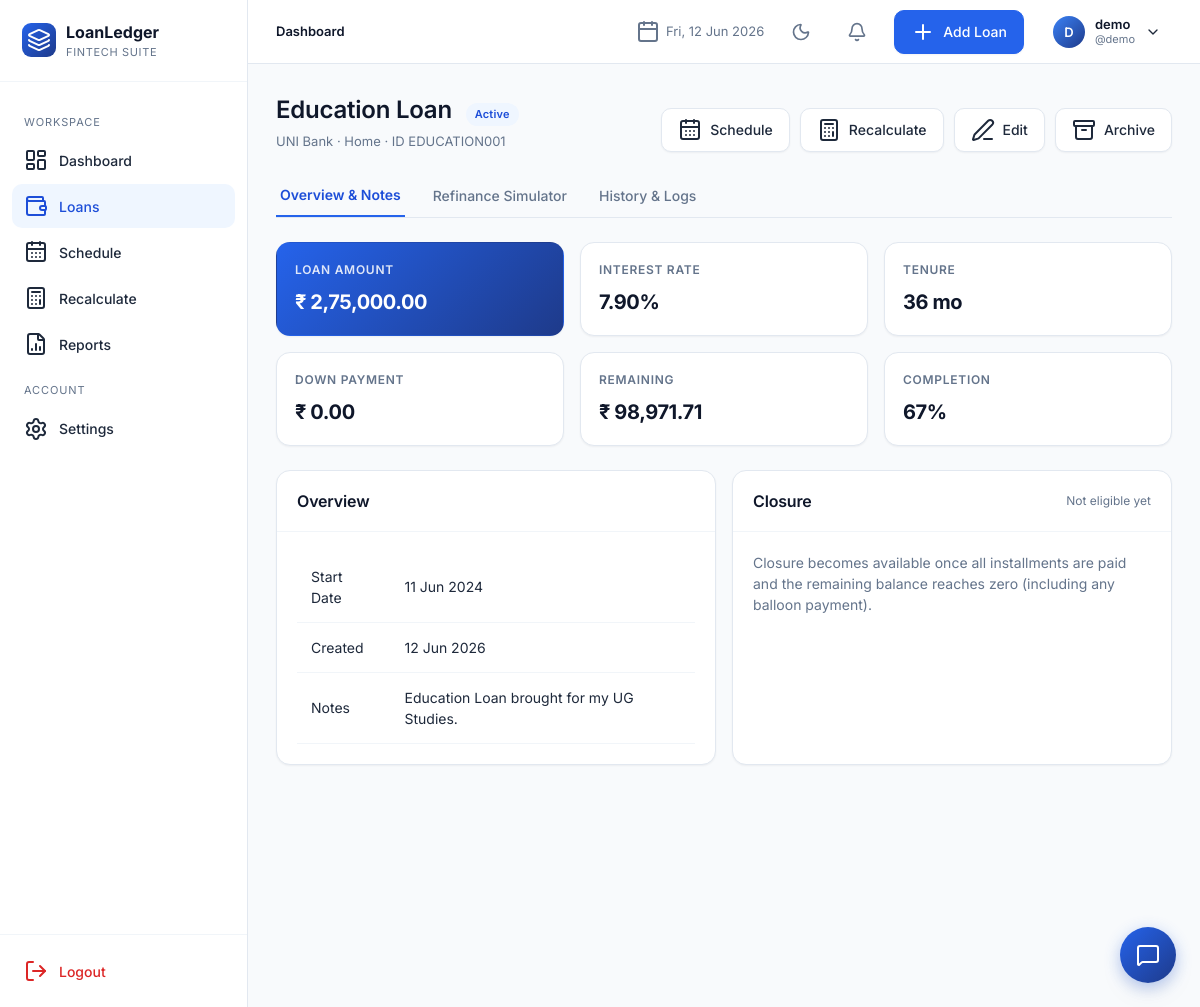
The app's page /loans/3 (signed in), older data.
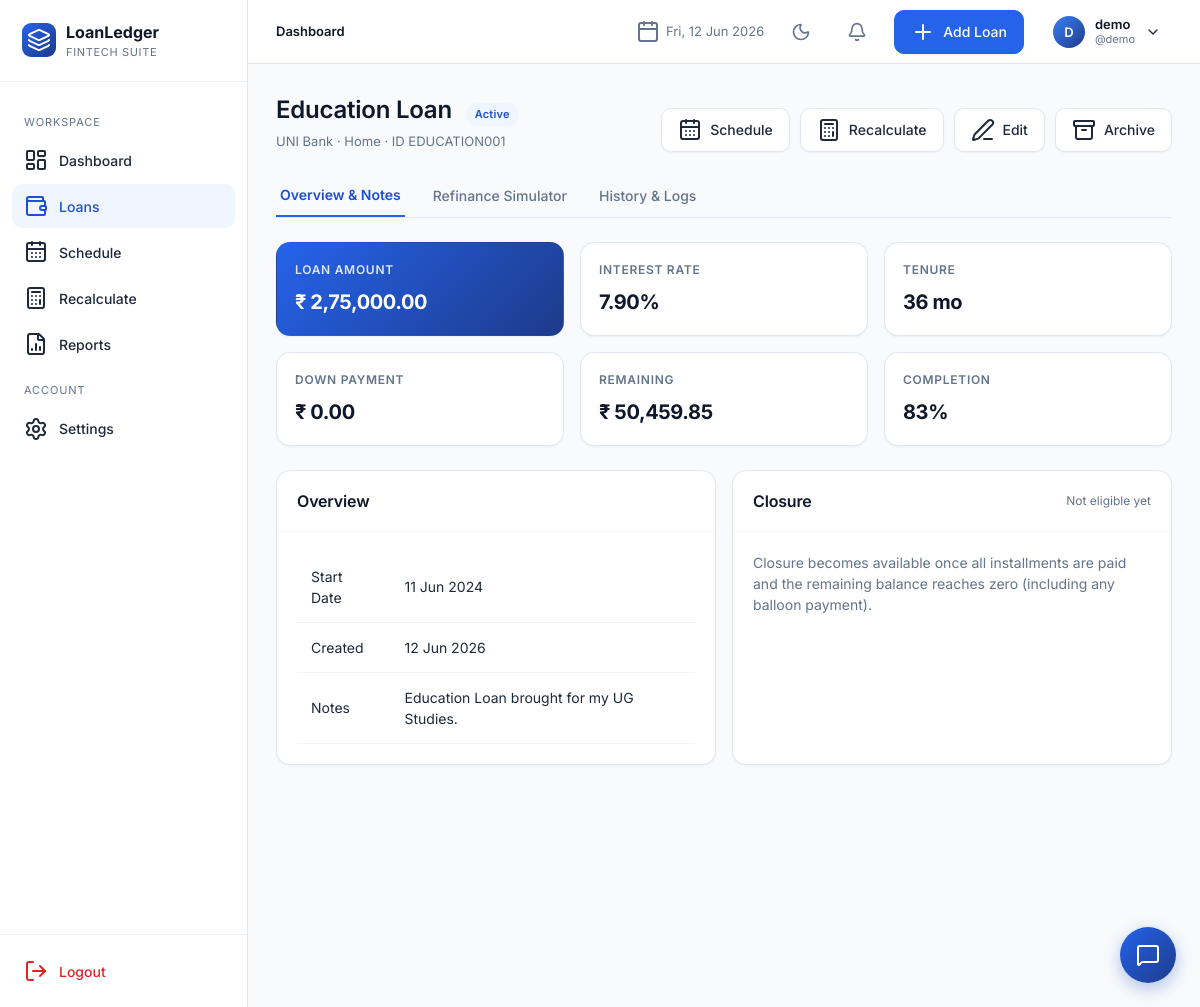
The same page, newer data.
### app/models.py (models this page shows, shortened)
class Loan(db.Model):
    __tablename__ = "loans"
    id = db.Column(db.Integer, primary_key=True)
    user_id = db.Column(db.Integer, db.ForeignKey("users.id"), nullable=False, index=True)
    loan_id = db.Column(db.String(40), nullable=False, index=True)  # manual unique per user
    loan_name = db.Column(db.String(120), nullable=False)
    loan_category = db.Column(db.String(50), nullable=False, default="Personal")
    bank_name = db.Column(db.String(120), nullable=False)
    loan_amount = db.Column(db.Float, nullable=False)
    interest_rate = db.Column(db.Float, nullable=False)  # annual %
    down_payment = db.Column(db.Float, default=0)
    custom_emi = db.Column(db.Float, nullable=True)
    start_date = db.Column(db.Date, nullable=False)
    tenure_months = db.Column(db.Integer, nullable=False)
    loan_status = db.Column(db.String(20), default="Active", index=True)
    remaining_balance = db.Column(db.Float, default=0)
    completion_percentage = db.Column(db.Float, default=0)
    is_archived = db.Column(db.Boolean, default=False, index=True)
    balloon_date = db.Column(db.Date, nullable=True)
    balloon_amount = db.Column(db.Float, nullable=True)
    notes = db.Column(db.Text)
    closed_at = db.Column(db.DateTime, nullable=True)
    final_amount = db.Column(db.Float, nullable=True)
    closure_notes = db.Column(db.Text, nullable=True)
    created_at = db.Column(db.DateTime, default=datetime.utcnow)
    updated_at = db.Column(db.DateTime, default=datetime.utcnow, onupdate=datetime.utcnow)
    schedules = db.relationship("Schedule", backref="loan", lazy="dynamic",
                                cascade="all, delete-orphan", order_by="Schedule.month_index")
    __table_args__ = (db.UniqueConstraint("user_id", "loan_id", name="uq_user_loanid"),)

class User(UserMixin, db.Model):
    __tablename__ = "users"
    id = db.Column(db.Integer, primary_key=True)
    full_name = db.Column(db.String(120), nullable=False)
    username = db.Column(db.String(64), unique=True, nullable=False, index=True)
    email = db.Column(db.String(160), unique=True, nullable=False, index=True)
    password_hash = db.Column(db.String(256), nullable=False)
    preferred_currency = db.Column(db.String(8), default="INR")
    preferred_date_format = db.Column(db.String(20), default="%d %b %Y")
    created_at = db.Column(db.DateTime, default=datetime.utcnow)
    loans = db.relationship("Loan", backref="owner", lazy="dynamic", cascade="all, delete-orphan")

### app/blueprints/loans.py (the view, shortened to what this page needs)
@loans_bp.route("/<int:loan_pk>")
@login_required
def details(loan_pk):
    loan = _get_loan_or_404(loan_pk)
    audit_logs = LoanAuditLog.query.filter_by(loan_id=loan.id).all()
    activity_logs = ActivityLog.query.filter_by(loan_id=loan.id).all()
    history = []
    for act in activity_logs:
        history.append({
            "type": "activity",
            "title": act.action.replace("_", " ").title(),
            "detail": act.detail or "",
            "date": act.created_at
        })
    history.sort(key=lambda x: x["date"], reverse=True)
    unpaid_schedules = [s for s in loan.schedules if s.payment_status != "Paid"]
    remaining_interest = sum(s.interest for s in unpaid_schedules)
    remaining_tenure = len(unpaid_schedules)
    return render_template(
        "loans/details.html",
        loan=loan,
        history=history,
        remaining_interest=round(remaining_interest, 2),
        remaining_tenure=remaining_tenure
    )

### app/blueprints/loans.py (called while the page is built)
def _get_loan_or_404(loan_pk):
    loan = Loan.query.filter_by(id=loan_pk, user_id=current_user.id).first()
    if not loan:
        abort(404)
    return loan

### app/utils.py (called while the page is built)
def format_date(d, fmt=None):
    if not d:
        return "-"
    if fmt is None and current_user and current_user.is_authenticated:
        fmt = current_user.preferred_date_format or "%d %b %Y"
    fmt = fmt or "%d %b %Y"
    try:
        return d.strftime(fmt)
    except Exception:
        return str(d)

### app/templates/loans/details.html (shortened to what the changed rows need)
{% extends "base.html" %}
{% block content %}
<div class="page-header">
  <div class="title-block">
    <h1>{{ loan.loan_name }} <span class="badge {{ loan.loan_status.replace(' ','') }}" style="margin-left:8px;font-size:11px">{{ loan.loan_status }}</span></h1>
    <div class="sub">{{ loan.bank_name }} · {{ loan.loan_category }} · ID {{ loan.loan_id }}</div>
  </div>
</div>
<div class="tab-panel" id="tab-overview">
  <div class="kpi-grid">
    <div class="kpi accent"><div class="label">Loan Amount</div><div class="value">{{ loan.loan_amount|money }}</div></div>
    <div class="kpi"><div class="label">Interest Rate</div><div class="value">{{ '%.2f'|format(loan.interest_rate) }}%</div></div>
    <div class="kpi"><div class="label">Tenure</div><div class="value">{{ loan.tenure_months }} mo</div></div>
    <div class="kpi"><div class="label">Down Payment</div><div class="value">{{ loan.down_payment|money }}</div></div>
    <div class="kpi"><div class="label">Remaining</div><div class="value">{{ loan.remaining_balance|money }}</div></div>
    <div class="kpi"><div class="label">Completion</div><div class="value">{{ '%.0f'|format(loan.completion_percentage) }}%</div></div>
  </div>
  <div class="grid grid-2">
    <div class="card">
      <div class="card-body">
        <table class="tbl">
          <tr><td>Start Date</td><td>{{ loan.start_date|fdate }}</td></tr>
          <tr><td>Created</td><td>{{ loan.created_at|fdate }}</td></tr>
          {% if loan.notes %}<tr><td>Notes</td><td>{{ loan.notes }}</td></tr>{% endif %}
        </table>
      </div>
    </div>
    <div class="card">
      <div class="card-header">
        <h3>Closure</h3>
        <span style="font-size:12px;color:var(--slate-500)">{{ 'Eligible' if loan.remaining_balance <= 0.01 else 'Not eligible yet' }}</span>
      </div>
    </div>
  </div>
</div>
{% endblock %}

Row changes from the older to the newer data that the page shows:
changed Loan "Education Loan": remaining_balance "₹ 98,971.71" → "₹ 50,459.85"; completion_percentage "67" → "83"
